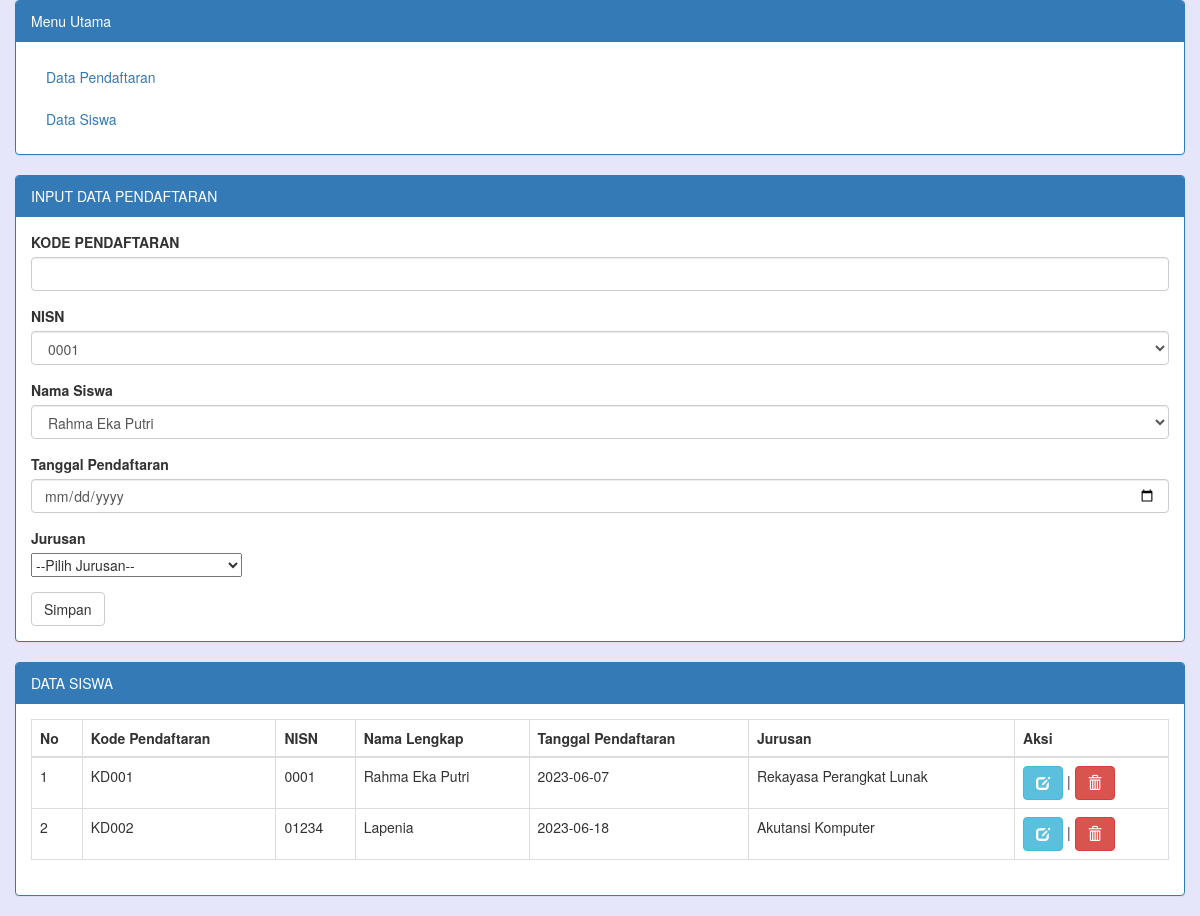
The page /?page=pendaftaran on the database its author committed.
### tables this page shows
CREATE TABLE `pendaftaran` (
  `id_pendaftaran` varchar(20) NOT NULL,
  `nisn` varchar(20) NOT NULL,
  `nama_lengkap` varchar(100) NOT NULL,
  `tgl_pendaftaran` date NOT NULL,
  `jurusan` varchar(50) NOT NULL
);

CREATE TABLE `siswa` (
  `nisn` varchar(20) NOT NULL,
  `nama_lengkap` varchar(200) NOT NULL,
  `tempat` varchar(50) NOT NULL,
  `tgl_lahir` date NOT NULL,
  `jenis_kelamin` varchar(10) NOT NULL,
  `agama` varchar(10) NOT NULL,
  `no_hp` varchar(15) NOT NULL,
  `nama_ortu` varchar(100) NOT NULL,
  `alamat` text NOT NULL
);

### pendaftaran.php (the view, shortened to what this page needs)
<div class="panel panel-primary">
    <div class="panel-heading">INPUT DATA PENDAFTARAN</div>
    <div class="panel-body">
        <form action="" enctype="multipart/form-data" method="POST">
            <div class="form-group">
                <label for="email">KODE PENDAFTARAN</label>
                <input type="text" class="form-control" name="kode">
            </div>
            <div class="form-group">
                <label for="email">NISN</label>
                <select name="nisn" class="form-control">
                  <?php
                    $SQLi = $conn->query("SELECT*FROM siswa");
                    while ($vie = $SQLi->fetch_array()) {
                    echo "<option value='$vie[nisn]'>".$vie['nisn']."</option>";
                    }
                  ?>
                </select>
            </div>
            <div class="form-group">
                <label for="email">Nama Siswa</label>
                <select name="nama" class="form-control">
                  <?php
                    $SQLi = $conn->query("SELECT*FROM siswa");
                    while ($vie = $SQLi->fetch_array()) {
                    echo "<option value='$vie[nisn]'>".$vie['nama_lengkap']."</option>";
                    }
                  ?>
                </select>
            </div>
            <div class="form-group">
                <label for="email">Tanggal Pendaftaran</label>
                <input type="date" class="form-control" name="tgl_daftar">
            </div>
            <div class="form-group">
                <label for="email">Jurusan</label><br>
                <select name="jurusan">
                    <option value="Pilih">--Pilih Jurusan--</option>
                </select>
            </div>
            <button type="submit" name="btn" class="btn btn-default">Simpan</button>
        </form>
    </div>
</div>
<div class="panel panel-primary">
    <div class="panel-heading">DATA SISWA</div>
    <div class="panel-body">
        <table class="table table-bordered">
            <thead>
              <tr>
                <th>No</th>
                <th>Kode Pendaftaran</th>
                <th>NISN</th>
                <th>Nama Lengkap</th>
                <th>Tanggal Pendaftaran</th>
                <th>Jurusan</th>
                <th>Aksi</th>
              </tr>
            </thead>
            <tbody>
            <?php
                $no=1;
                $SQL=$conn->query("SELECT*FROM pendaftaran a, siswa b WHERE a.nisn=b.nisn");
                while($v=$SQL->fetch_array()){
            ?>
                <tr>
                    <td><?=$no++?></td>
                    <td><?=$v['id_pendaftaran']?></td>
                    <td><?=$v['nisn']?></td>
                    <td><?=$v['nama_lengkap']?></td>
                    <td><?=$v['tgl_pendaftaran']?></td>
                    <td><?=$v['jurusan']?></td>
                    <td>
                        <a href="?page=edit&editing=edit-pendaftaran&id=<?=$v['id_pendaftaran']?>"
                        class="btn-info btn">
                        <span class="glyphicon glyphicon-edit"></span>
                            </a> |
                        <a href="?page=delete&deleting=del-pendaftaran&id=<?=$v['id_pendaftaran']?>" class="btn-danger btn">
                            <span class="glyphicon glyphicon-trash"></span>
                        </a>
                    </td>
                </tr>
            <?php
                }
            ?>
            </tbody>
        </table>
    </div>
</div>

### rows shown on the page
pendaftaran: id_pendaftaran "KD001", nisn.nisn "0001", nisn.nama_lengkap "Rahma Eka Putri", tgl_pendaftaran "2023-06-07", jurusan "Rekayasa Perangkat Lunak"
pendaftaran: id_pendaftaran "KD002", nisn.nisn "01234", nisn.nama_lengkap "Lapenia", tgl_pendaftaran "2023-06-18", jurusan "Akutansi Komputer"

### other values the page prints
form field nisn "0001"
form field nama "Rahma Eka Putri"
